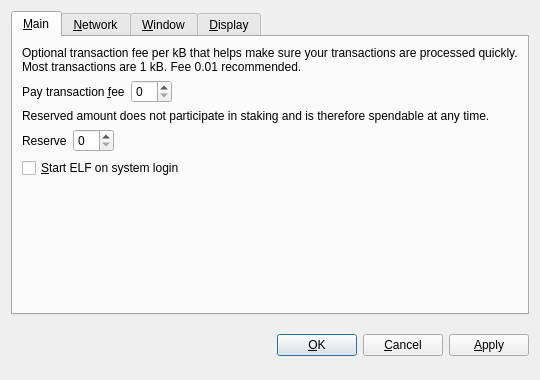
<?xml version="1.0" encoding="UTF-8"?>
<ui version="4.0">
 <class>OptionsDialog</class>
 <widget class="QDialog" name="OptionsDialog">
  <property name="geometry">
   <rect>
    <x>0</x>
    <y>0</y>
    <width>540</width>
    <height>380</height>
   </rect>
  </property>
  <property name="windowTitle">
   <string>Options</string>
  </property>
  <property name="modal">
   <bool>true</bool>
  </property>
  <layout class="QVBoxLayout" name="verticalLayout">
   <item>
    <widget class="QTabWidget" name="tabWidget">
     <property name="tabPosition">
      <enum>QTabWidget::North</enum>
     </property>
     <property name="currentIndex">
      <number>0</number>
     </property>
     <widget class="QWidget" name="tabMain">
      <attribute name="title">
       <string>&amp;Main</string>
      </attribute>
      <layout class="QVBoxLayout" name="verticalLayout_Main">
       <item>
        <widget class="QLabel" name="transactionFeeInfoLabel">
         <property name="text">
          <string>Optional transaction fee per kB that helps make sure your transactions are processed quickly. Most transactions are 1 kB. Fee 0.01 recommended.</string>
         </property>
         <property name="textFormat">
          <enum>Qt::PlainText</enum>
         </property>
         <property name="wordWrap">
          <bool>true</bool>
         </property>
        </widget>
       </item>
       <item>
        <layout class="QHBoxLayout" name="horizontalLayoutFee">
         <item>
          <widget class="QLabel" name="transactionFeeLabel">
           <property name="text">
            <string>Pay transaction &amp;fee</string>
           </property>
           <property name="textFormat">
            <enum>Qt::PlainText</enum>
           </property>
           <property name="buddy">
            <cstring>transactionFee</cstring>
           </property>
          </widget>
         </item>
         <item>
          <widget class="BitcoinAmountField" name="transactionFee"/>
         </item>
         <item>
          <spacer name="horizontalSpacerFee">
           <property name="orientation">
            <enum>Qt::Horizontal</enum>
           </property>
           <property name="sizeHint" stdset="0">
            <size>
             <width>40</width>
             <height>20</height>
            </size>
           </property>
          </spacer>
         </item>
        </layout>
       </item>
       <item>
        <widget class="QLabel" name="reserveBalanceInfoLabel">
         <property name="text">
          <string>Reserved amount does not participate in staking and is therefore spendable at any time.</string>
         </property>
         <property name="textFormat">
          <enum>Qt::PlainText</enum>
         </property>
         <property name="wordWrap">
          <bool>true</bool>
         </property>
        </widget>
       </item>
       <item>
        <layout class="QHBoxLayout" name="horizontalLayoutReserveBalance">
         <item>
          <widget class="QLabel" name="reserveBalanceLabel">
           <property name="text">
            <string>Reserve</string>
           </property>
           <property name="textFormat">
            <enum>Qt::PlainText</enum>
           </property>
           <property name="buddy">
            <cstring>reserveBalance</cstring>
           </property>
          </widget>
         </item>
         <item>
          <widget class="BitcoinAmountField" name="reserveBalance"/>
         </item>
         <item>
          <spacer name="horizontalSpacerReserveBalance">
           <property name="orientation">
            <enum>Qt::Horizontal</enum>
           </property>
           <property name="sizeHint" stdset="0">
            <size>
             <width>40</width>
             <height>20</height>
            </size>
           </property>
          </spacer>
         </item>
        </layout>
       </item>
       <item>
        <widget class="QCheckBox" name="bitcoinAtStartup">
         <property name="toolTip">
          <string>Automatically start ELF after logging in to the system.</string>
         </property>
         <property name="text">
          <string>&amp;Start ELF on system login</string>
         </property>
        </widget>
       </item>
       <item>
        <spacer name="verticalSpacer_Main">
         <property name="orientation">
          <enum>Qt::Vertical</enum>
         </property>
         <property name="sizeHint" stdset="0">
          <size>
           <width>20</width>
           <height>40</height>
          </size>
         </property>
        </spacer>
       </item>
      </layout>
     </widget>
     <widget class="QWidget" name="tabNetwork">
      <attribute name="title">
       <string>&amp;Network</string>
      </attribute>
      <layout class="QVBoxLayout" name="verticalLayout_Network">
       <item>
        <widget class="QCheckBox" name="mapPortUpnp">
         <property name="toolTip">
          <string>Automatically open the ELF client port on the router. This only works when your router supports UPnP and it is enabled.</string>
         </property>
         <property name="text">
          <string>Map port using &amp;UPnP</string>
         </property>
        </widget>
       </item>
       <item>
        <widget class="QCheckBox" name="connectSocks">
         <property name="toolTip">
          <string>Connect to the ELF network through a SOCKS proxy (e.g. when connecting through Tor).</string>
         </property>
         <property name="text">
          <string>&amp;Connect through SOCKS proxy:</string>
         </property>
        </widget>
       </item>
       <item>
        <layout class="QHBoxLayout" name="horizontalLayout_Network">
         <item>
          <widget class="QLabel" name="proxyIpLabel">
           <property name="text">
            <string>Proxy &amp;IP:</string>
           </property>
           <property name="textFormat">
            <enum>Qt::PlainText</enum>
           </property>
           <property name="buddy">
            <cstring>proxyIp</cstring>
           </property>
          </widget>
         </item>
         <item>
          <widget class="QValidatedLineEdit" name="proxyIp">
           <property name="maximumSize">
            <size>
             <width>140</width>
             <height>16777215</height>
            </size>
           </property>
           <property name="toolTip">
            <string>IP address of the proxy (e.g. 127.0.0.1)</string>
           </property>
          </widget>
         </item>
         <item>
          <widget class="QLabel" name="proxyPortLabel">
           <property name="text">
            <string>&amp;Port:</string>
           </property>
           <property name="textFormat">
            <enum>Qt::PlainText</enum>
           </property>
           <property name="buddy">
            <cstring>proxyPort</cstring>
           </property>
          </widget>
         </item>
         <item>
          <widget class="QLineEdit" name="proxyPort">
           <property name="maximumSize">
            <size>
             <width>55</width>
             <height>16777215</height>
            </size>
           </property>
           <property name="toolTip">
            <string>Port of the proxy (e.g. 9050)</string>
           </property>
          </widget>
         </item>
         <item>
          <widget class="QLabel" name="socksVersionLabel">
           <property name="text">
            <string>SOCKS &amp;Version:</string>
           </property>
           <property name="textFormat">
            <enum>Qt::PlainText</enum>
           </property>
           <property name="buddy">
            <cstring>socksVersion</cstring>
           </property>
          </widget>
         </item>
         <item>
          <widget class="QValueComboBox" name="socksVersion">
           <property name="toolTip">
            <string>SOCKS version of the proxy (e.g. 5)</string>
           </property>
          </widget>
         </item>
         <item>
          <spacer name="horizontalSpacer_Network">
           <property name="orientation">
            <enum>Qt::Horizontal</enum>
           </property>
           <property name="sizeHint" stdset="0">
            <size>
             <width>40</width>
             <height>20</height>
            </size>
           </property>
          </spacer>
         </item>
        </layout>
       </item>
       <item>
        <spacer name="verticalSpacer_Network">
         <property name="orientation">
          <enum>Qt::Vertical</enum>
         </property>
         <property name="sizeHint" stdset="0">
          <size>
           <width>20</width>
           <height>40</height>
          </size>
         </property>
        </spacer>
       </item>
      </layout>
     </widget>
     <widget class="QWidget" name="tabWindow">
      <attribute name="title">
       <string>&amp;Window</string>
      </attribute>
      <layout class="QVBoxLayout" name="verticalLayout_Window">
       <item>
        <widget class="QCheckBox" name="minimizeToTray">
         <property name="toolTip">
          <string>Show only a tray icon after minimizing the window.</string>
         </property>
         <property name="text">
          <string>&amp;Minimize to the tray instead of the taskbar</string>
         </property>
        </widget>
       </item>
       <item>
        <widget class="QCheckBox" name="minimizeOnClose">
         <property name="toolTip">
          <string>Minimize instead of exit the application when the window is closed. When this option is enabled, the application will be closed only after selecting Quit in the menu.</string>
         </property>
         <property name="text">
          <string>M&amp;inimize on close</string>
         </property>
        </widget>
       </item>
       <item>
        <spacer name="verticalSpacer_Window">
         <property name="orientation">
          <enum>Qt::Vertical</enum>
         </property>
         <property name="sizeHint" stdset="0">
          <size>
           <width>20</width>
           <height>40</height>
          </size>
         </property>
        </spacer>
       </item>
      </layout>
     </widget>
     <widget class="QWidget" name="tabDisplay">
      <attribute name="title">
       <string>&amp;Display</string>
      </attribute>
      <layout class="QVBoxLayout" name="verticalLayout_Display">
       <item>
        <layout class="QHBoxLayout" name="horizontalLayout_1_Display">
         <item>
          <widget class="QLabel" name="langLabel">
           <property name="text">
            <string>User Interface &amp;language:</string>
           </property>
           <property name="textFormat">
            <enum>Qt::PlainText</enum>
           </property>
           <property name="buddy">
            <cstring>lang</cstring>
           </property>
          </widget>
         </item>
         <item>
          <widget class="QValueComboBox" name="lang">
           <property name="toolTip">
            <string>The user interface language can be set here. This setting will take effect after restarting ELF.</string>
           </property>
          </widget>
         </item>
        </layout>
       </item>
       <item>
        <layout class="QHBoxLayout" name="horizontalLayout_2_Display">
         <item>
          <widget class="QLabel" name="unitLabel">
           <property name="text">
            <string>&amp;Unit to show amounts in:</string>
           </property>
           <property name="textFormat">
            <enum>Qt::PlainText</enum>
           </property>
           <property name="buddy">
            <cstring>unit</cstring>
           </property>
          </widget>
         </item>
         <item>
          <widget class="QValueComboBox" name="unit">
           <property name="toolTip">
            <string>Choose the default subdivision unit to show in the interface and when sending coins.</string>
           </property>
          </widget>
         </item>
        </layout>
       </item>
       <item>
        <widget class="QCheckBox" name="displayAddresses">
         <property name="toolTip">
          <string>Whether to show ELF addresses in the transaction list or not.</string>
         </property>
         <property name="text">
          <string>&amp;Display addresses in transaction list</string>
         </property>
        </widget>
       </item>
       <item>
        <widget class="QCheckBox" name="coinControlFeatures">
         <property name="toolTip">
          <string>Whether to show coin control features or not.</string>
         </property>
         <property name="text">
          <string>Display coin &amp;control features (experts only!)</string>
         </property>
        </widget>
       </item>
       <item>
        <spacer name="verticalSpacer_Display">
         <property name="orientation">
          <enum>Qt::Vertical</enum>
         </property>
         <property name="sizeHint" stdset="0">
          <size>
           <width>20</width>
           <height>40</height>
          </size>
         </property>
        </spacer>
       </item>
      </layout>
     </widget>
    </widget>
   </item>
   <item>
    <layout class="QHBoxLayout" name="horizontalLayout_Buttons">
     <item>
      <spacer name="horizontalSpacer_1">
       <property name="orientation">
        <enum>Qt::Horizontal</enum>
       </property>
       <property name="sizeHint" stdset="0">
        <size>
         <width>40</width>
         <height>48</height>
        </size>
       </property>
      </spacer>
     </item>
     <item>
      <widget class="QLabel" name="statusLabel">
       <property name="font">
        <font>
         <weight>75</weight>
         <bold>true</bold>
        </font>
       </property>
       <property name="text">
        <string/>
       </property>
       <property name="textFormat">
        <enum>Qt::PlainText</enum>
       </property>
       <property name="wordWrap">
        <bool>true</bool>
       </property>
      </widget>
     </item>
     <item>
      <spacer name="horizontalSpacer_2">
       <property name="orientation">
        <enum>Qt::Horizontal</enum>
       </property>
       <property name="sizeHint" stdset="0">
        <size>
         <width>40</width>
         <height>48</height>
        </size>
       </property>
      </spacer>
     </item>
     <item>
      <widget class="QPushButton" name="okButton">
       <property name="text">
        <string>&amp;OK</string>
       </property>
      </widget>
     </item>
     <item>
      <widget class="QPushButton" name="cancelButton">
       <property name="text">
        <string>&amp;Cancel</string>
       </property>
       <property name="autoDefault">
        <bool>false</bool>
       </property>
      </widget>
     </item>
     <item>
      <widget class="QPushButton" name="applyButton">
       <property name="text">
        <string>&amp;Apply</string>
       </property>
       <property name="autoDefault">
        <bool>false</bool>
       </property>
      </widget>
     </item>
    </layout>
   </item>
  </layout>
 </widget>
 <customwidgets>
  <customwidget>
   <class>BitcoinAmountField</class>
   <extends>QSpinBox</extends>
   <header>bitcoinamountfield.h</header>
  </customwidget>
  <customwidget>
   <class>QValueComboBox</class>
   <extends>QComboBox</extends>
   <header>qvaluecombobox.h</header>
  </customwidget>
  <customwidget>
   <class>QValidatedLineEdit</class>
   <extends>QLineEdit</extends>
   <header>qvalidatedlineedit.h</header>
  </customwidget>
 </customwidgets>
 <resources/>
 <connections/>
</ui>
